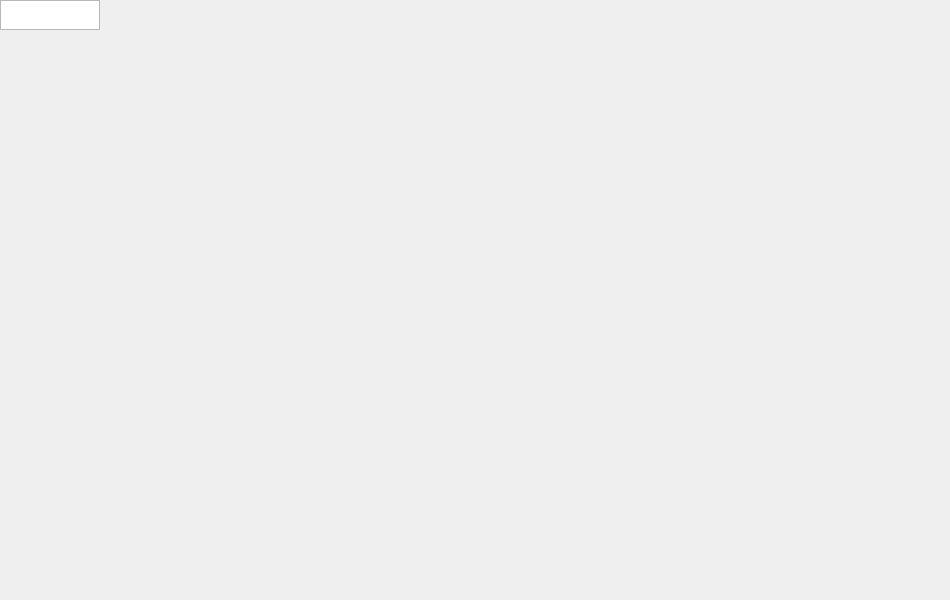
<?xml version="1.0" encoding="UTF-8"?>
<ui version="4.0">
 <class>DatabaseWindow</class>
 <widget class="QMainWindow" name="DatabaseWindow">
  <property name="geometry">
   <rect>
    <x>0</x>
    <y>0</y>
    <width>950</width>
    <height>600</height>
   </rect>
  </property>
  <widget class="QTableWidget" name="tableWidget">
   <property name="rowCount">
    <number>0</number>
   </property>
   <property name="columnCount">
    <number>0</number>
   </property>
  </widget>
 </widget>
 <resources/>
 <connections/>
</ui>
